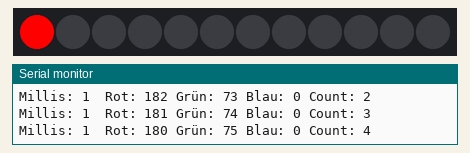
The sketch below on a simulated ESP32. On the bench: 12 RGB LEDs in strip order, left to right, the last lines printed to the serial monitor.

Above: at 0.15 s.
At 4.48 s:
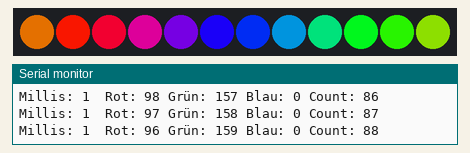
At 8.84 s:
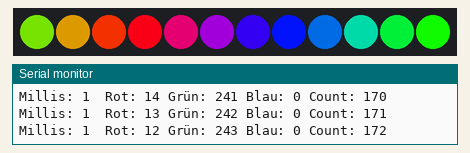
At 18.88 s:
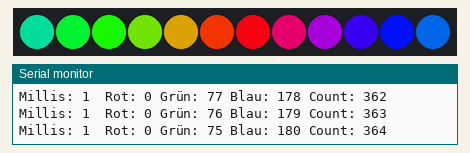
At 28.87 s:
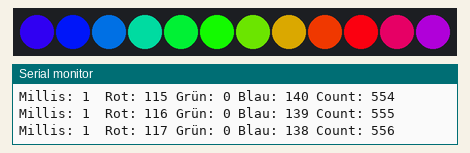
At 39.51 s:
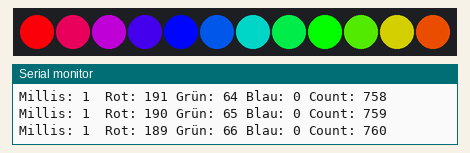

The sketch:

Rainbow.ino
```cpp
/*
 * This ESP32 code is created by esp32io.com
 *
 * This ESP32 code is released in the public domain
 *
 * For more detail (instruction and wiring diagram), visit https://esp32io.com/tutorials/esp32-ws2812b-led-strip
 */

#include <Adafruit_NeoPixel.h>

#define PIN_WS2812B 8  // The ESP32 pin GPIO16 connected to WS2812B
#define NUM_PIXELS 12   // The number of LEDs (pixels) on WS2812B LED strip

Adafruit_NeoPixel ws2812b(NUM_PIXELS, PIN_WS2812B, NEO_GRB + NEO_KHZ800);

int red = 255;
int green = 0;
int blue = 0;
int red_ = 0;
int green_ = 0;
int blue_ = 0;
int fade = 1;
int gap = 0;
int count = 0;

void setup() {
  ws2812b.begin();  // initialize WS2812B strip object (REQUIRED)
  //ws2812b.setBrightness(30);
  ws2812b.clear();  // set all pixel colors to 'off'. It only takes effect if pixels.show() is called
  Serial.begin(9600);
}

void loop() {
  // turn pixels to green one-by-one with delay between each pixel
  for (int pixel = 0; pixel < NUM_PIXELS; pixel++) {                   // for each pixel

    //gap=count+(765/NUM_PIXELS*pixel);
    //if (gap > 765) {gap -= 765;}
    gap=count-(765/NUM_PIXELS*pixel);
    if (gap < 1) {gap += 765;}

    if (gap <= 255) {red = (255-gap); green = gap; blue = 0;}
    if (gap >= 256 && gap <= 510) {red = 0; green = (510-gap); blue = (gap-255);}
    if (gap >= 511) {red= (gap-510); green = 0; blue = (765-gap);}

    ws2812b.setPixelColor(pixel, ws2812b.Color(red, green, blue));           // it only takes effect if pixels.show() is called
    ws2812b.show();                                                // update to the WS2812B Led Strip

    delay(1);  // pause between each pixel
  }

  count += 1;
  if (count >= (256+255+255)) {count = 1;}

  Serial.print("Millis: ");
  Serial.print(1);
  Serial.print("  Rot: ");
  Serial.print(red);
  Serial.print(" Grün: ");
  Serial.print(green);
  Serial.print(" Blau: ");
  Serial.print(blue);
  Serial.print(" Count: ");
  Serial.println(count);
}
```
